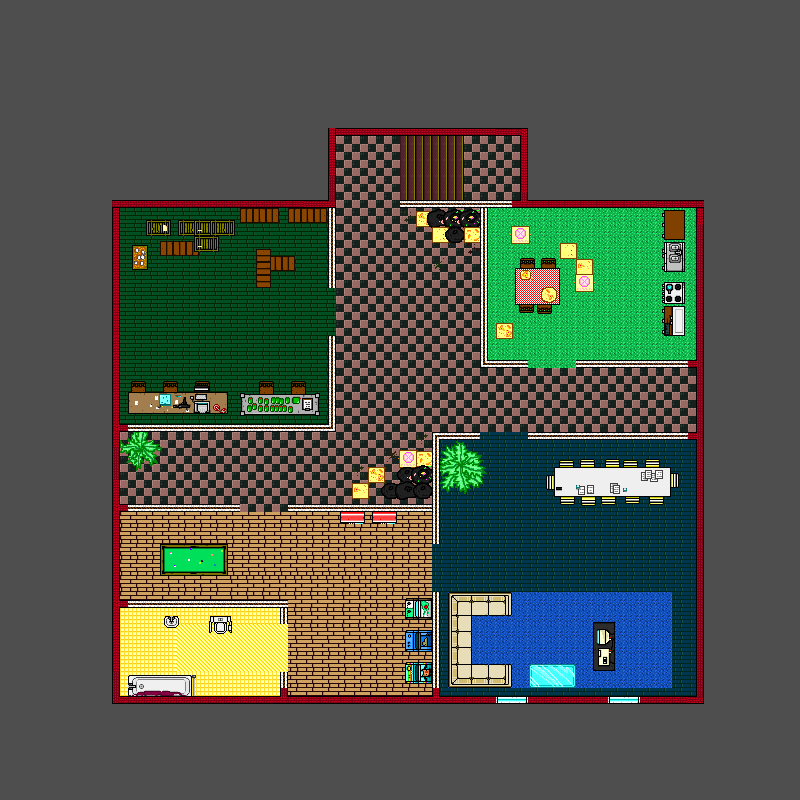

A level layout from a 2D game, rendered from its tile map. Below: a short description, then the map file with tile-grid data replaced by summaries:
An orthogonal 50x50 tile map with 16x16 px tiles, 3 tile layers (floor, objects, walls), 35 tilesets and 76 objects (53x solid, 12x track, 5x enemy, 3x ammoBox, player, ...).

<map version="1.8" tiledversion="1.8.4" orientation="orthogonal" renderorder="right-down" width="50" height="50" tilewidth="16" tileheight="16" infinite="0" nextlayerid="5" nextobjectid="111">
 <tileset firstgid="1" source="resources/sprWallHeavyV.tsx" />
 <tileset firstgid="5" source="resources/bacground0.tsx" />
 <tileset firstgid="1349" source="resources/sprWallHeavvyV_2.tsx" />
 <tileset firstgid="1353" name="sprPizzaRegister" tilewidth="80" tileheight="30" tilecount="1" columns="1">
  <image source="resources/assets/Furniture/sprPizzaRegister.png" width="80" height="30" />
 </tileset>
 <tileset firstgid="1354" source="resources/sprWallBrick_Corner_2.tsx" />
 <tileset firstgid="1358" source="resources/sprWallBrick_Corner.tsx" />
 <tileset firstgid="1362" source="resources/sprGlassPanelH.tsx" />
 <tileset firstgid="1363" source="resources/sprGlassPanelV.tsx" />
 <tileset firstgid="1365" source="resources/sprPizza_strip5.tsx" />
 <tileset firstgid="1370" name="sprTrashbag_strip3" tilewidth="50" tileheight="40" tilecount="3" columns="3">
  <image source="resources/assets/Furniture/sprTrashbag_strip3.png" width="150" height="40" />
 </tileset>
 <tileset firstgid="1373" name="sprOpenTrashbag_strip6" tilewidth="50" tileheight="40" tilecount="6" columns="6">
  <image source="resources/assets/Furniture/sprOpenTrashbag_strip6.png" width="300" height="40" />
 </tileset>
 <tileset firstgid="1379" name="sprPelletPlant_strip2" tilewidth="60" tileheight="60" tilecount="2" columns="2">
  <image source="resources/assets/Furniture/sprPelletPlant_strip2.png" width="120" height="60" />
 </tileset>
 <tileset firstgid="1381" name="sprPizzaTables_strip4" tilewidth="50" tileheight="70" tilecount="4" columns="4">
  <image source="resources/assets/Furniture/sprPizzaTables_strip4.png" width="200" height="70" />
 </tileset>
 <tileset firstgid="1385" name="sprKitchenSinkDown_strip5" tilewidth="30" tileheight="30" tilecount="5" columns="5">
  <image source="resources/assets/Furniture/sprKitchenSinkDown_strip5.png" width="150" height="30" />
 </tileset>
 <tileset firstgid="1390" name="sprPlayerKitchenCounter_strip16" tilewidth="30" tileheight="30" tilecount="16" columns="16">
  <image source="resources/assets/Furniture/sprPlayerKitchenCounter_strip16.png" width="480" height="30" />
 </tileset>
 <tileset firstgid="1406" name="sprPlayerKitchenShelf_strip16" tilewidth="30" tileheight="30" tilecount="16" columns="16">
  <image source="resources/assets/Furniture/sprPlayerKitchenShelf_strip16.png" width="480" height="30" />
 </tileset>
 <tileset firstgid="1422" name="sprStoveDown_strip2" tilewidth="22" tileheight="30" tilecount="2" columns="2">
  <image source="resources/assets/Furniture/sprStoveDown_strip2.png" width="44" height="30" />
 </tileset>
 <tileset firstgid="1424" name="sprDrugMaterial" tilewidth="80" tileheight="24" tilecount="1" columns="1">
  <image source="resources/assets/Furniture/sprDrugMaterial.png" width="80" height="24" />
 </tileset>
 <tileset firstgid="1425" name="sprEvidenceTable1_strip2" tilewidth="100" tileheight="40" tilecount="2" columns="2">
  <image source="resources/assets/Furniture/sprEvidenceTable1_strip2.png" width="200" height="40" />
 </tileset>
 <tileset firstgid="1427" name="sprCocaineCrate_strip7" tilewidth="30" tileheight="24" tilecount="7" columns="7">
  <image source="resources/assets/Furniture/sprCocaineCrate_strip7.png" width="210" height="24" />
 </tileset>
 <tileset firstgid="1434" name="sprCocaineBox_strip3" tilewidth="39" tileheight="16" tilecount="1" columns="1">
  <image source="resources/assets/Furniture/sprCocaineBox_strip3.png" width="39" height="16" />
 </tileset>
 <tileset firstgid="1435" name="sprChairDown" tilewidth="20" tileheight="20" tilecount="1" columns="1">
  <image source="resources/assets/Furniture/sprChairDown.png" width="20" height="20" />
 </tileset>
 <tileset firstgid="1436" name="sprHandicapToilet_strip2" tilewidth="30" tileheight="24" tilecount="2" columns="2">
  <image source="resources/assets/Furniture/sprHandicapToilet_strip2.png" width="60" height="24" />
 </tileset>
 <tileset firstgid="1438" name="sprSink_strip2" tilewidth="24" tileheight="24" tilecount="2" columns="2">
  <image source="resources/assets/Furniture/sprSink_strip2.png" width="48" height="24" />
 </tileset>
 <tileset firstgid="1440" source="resources/sprPetersTub.tsx" />
 <tileset firstgid="1441" name="sprPoolTable" tilewidth="68" tileheight="32" tilecount="1" columns="1">
  <image source="resources/assets/Furniture/sprPoolTable.png" width="68" height="32" />
 </tileset>
 <tileset firstgid="1442" name="sprArcadeCabinet6_strip2" tilewidth="32" tileheight="32" tilecount="2" columns="2">
  <image source="resources/assets/Furniture/sprArcadeCabinet6_strip2.png" width="64" height="32" />
 </tileset>
 <tileset firstgid="1444" name="sprArcadeCabinet3_strip2" tilewidth="32" tileheight="32" tilecount="2" columns="2">
  <image source="resources/assets/Furniture/sprArcadeCabinet3_strip2.png" width="64" height="32" />
 </tileset>
 <tileset firstgid="1446" name="sprArcadeCabinet4_strip2" tilewidth="32" tileheight="32" tilecount="2" columns="2">
  <image source="resources/assets/Furniture/sprArcadeCabinet4_strip2.png" width="64" height="32" />
 </tileset>
 <tileset firstgid="1448" name="sprVendingMachine" tilewidth="24" tileheight="32" tilecount="1" columns="1">
  <image source="resources/assets/Furniture/sprVendingMachine.png" width="24" height="32" />
 </tileset>
 <tileset firstgid="1449" name="sprConferenceTable_strip2" tilewidth="140" tileheight="60" tilecount="2" columns="2">
  <image source="resources/assets/Furniture/sprConferenceTable_strip2.png" width="280" height="60" />
 </tileset>
 <tileset firstgid="1451" source="resources/sprAndersCouch.tsx" />
 <tileset firstgid="1467" source="resources/sprMCTVTable_strip4.tsx" />
 <tileset firstgid="1471" name="sprMCGlassTable_strip4" tilewidth="24" tileheight="48" tilecount="4" columns="4">
  <image source="resources/assets/Furniture/sprMCGlassTable_strip4.png" width="96" height="48" />
 </tileset>
 <tileset firstgid="1475" source="resources/sprWallBrickH.tsx" />
 <objectgroup id="2" name="objects">
  <object id="1" name="solid" x="112.658" y="201.013" width="6.684" height="502.224" />
  <object id="2" name="solid" x="695.991" y="200.221" width="6.684" height="501.557" />
  <object id="3" name="solid" x="113.991" y="696.555" width="588.684" height="6.22367" />
  <object id="4" name="solid" x="112.991" y="201.555" width="216.017" height="6.22367" />
  <object id="5" name="solid" x="400.325" y="200.888" width="302.017" height="6.22367" />
  <object id="6" name="solid" x="329.658" y="128.888" width="197.35" height="6.22367" />
  <object id="7" name="solid" x="329.991" y="127.555" width="6.684" height="80.224" />
  <object id="8" name="solid" x="520.991" y="128.888" width="6.684" height="78.5573" />
  <object id="9" name="solid" x="329.325" y="207.055" width="6.684" height="80.224" />
  </objectgroup>
 <layer id="1" name="floor" width="50" height="50">
  <data>[2500 cells, 2352 non-empty, 11 distinct tile ids]</data>
 </layer>
 <layer id="4" name="objects" width="50" height="50">
  <data>[2500 cells, 88 non-empty, 55 distinct tile ids]</data>
 </layer>
 <layer id="3" name="walls" width="50" height="50">
  <data>[2500 cells, 461 non-empty, 17 distinct tile ids]</data>
 </layer>
</map>
<!-- 67 of 76 objects omitted -->
